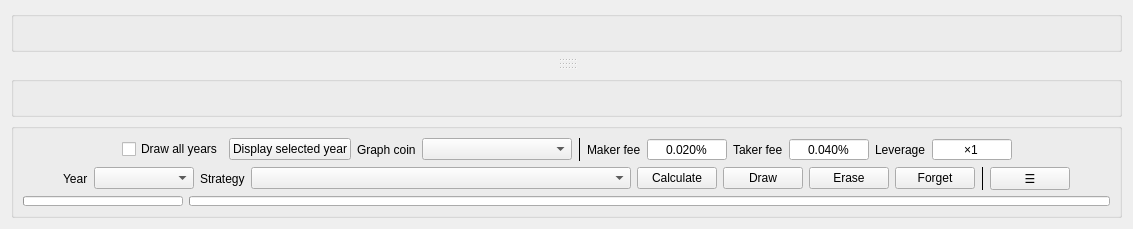
      <widget class="QWidget" name="tab_13">
       <attribute name="title">
        <string>Simulate</string>
       </attribute>
       <layout class="QVBoxLayout" name="verticalLayout_10">
        <item>
         <widget class="QGroupBox" name="groupBox_4">
          <layout class="QHBoxLayout" name="horizontalLayout_10">
           <item>
            <widget class="QLabel" name="label_13">
             <property name="alignment">
              <set>Qt::AlignCenter</set>
             </property>
            </widget>
           </item>
          </layout>
         </widget>
        </item>
        <item>
         <widget class="QSplitter" name="splitter_2">
          <property name="orientation">
           <enum>Qt::Vertical</enum>
          </property>
          <widget class="QWidget" name="horizontalLayoutWidget_7">
           <layout class="QHBoxLayout" name="horizontalLayout"/>
          </widget>
          <widget class="QWidget" name="horizontalLayoutWidget_2">
           <layout class="QHBoxLayout" name="horizontalLayout_19"/>
          </widget>
          <widget class="QWidget" name="horizontalLayoutWidget_6">
           <layout class="QHBoxLayout" name="horizontalLayout_31"/>
          </widget>
          <widget class="QWidget" name="horizontalLayoutWidget_4">
           <layout class="QHBoxLayout" name="horizontalLayout_30"/>
          </widget>
         </widget>
        </item>
        <item>
         <widget class="QGroupBox" name="groupBox_5">
          <layout class="QHBoxLayout" name="horizontalLayout_11">
           <item>
            <widget class="QLabel" name="label_19">
             <property name="alignment">
              <set>Qt::AlignCenter</set>
             </property>
            </widget>
           </item>
          </layout>
         </widget>
        </item>
        <item>
         <widget class="QGroupBox" name="groupBox_3">
          <property name="enabled">
           <bool>true</bool>
          </property>
          <layout class="QVBoxLayout" name="verticalLayout_6">
           <item>
            <layout class="QHBoxLayout" name="horizontalLayout_23">
             <item>
              <spacer name="horizontalSpacer_21">
               <property name="orientation">
                <enum>Qt::Horizontal</enum>
               </property>
               <property name="sizeHint" stdset="0">
                <size>
                 <width>40</width>
                 <height>20</height>
                </size>
               </property>
              </spacer>
             </item>
             <item>
              <widget class="QCheckBox" name="checkBox_3">
               <property name="text">
                <string>Draw all years</string>
               </property>
              </widget>
             </item>
             <item>
              <widget class="QPushButton" name="pushButton_15">
               <property name="text">
                <string>Display selected year</string>
               </property>
              </widget>
             </item>
             <item>
              <widget class="QLabel" name="label_10">
               <property name="text">
                <string>Graph coin</string>
               </property>
              </widget>
             </item>
             <item>
              <widget class="QComboBox" name="comboBox_6">
               <property name="minimumSize">
                <size>
                 <width>150</width>
                 <height>0</height>
                </size>
               </property>
               <property name="maximumSize">
                <size>
                 <width>150</width>
                 <height>16777215</height>
                </size>
               </property>
              </widget>
             </item>
             <item>
              <widget class="VerticalDivider" name="frame_2">
               <property name="frameShape">
                <enum>QFrame::VLine</enum>
               </property>
              </widget>
             </item>
             <item>
              <widget class="QLabel" name="label_20">
               <property name="text">
                <string>Maker fee</string>
               </property>
              </widget>
             </item>
             <item>
              <widget class="QDoubleSpinBox" name="doubleSpinBox_2">
               <property name="minimumSize">
                <size>
                 <width>80</width>
                 <height>0</height>
                </size>
               </property>
               <property name="maximumSize">
                <size>
                 <width>80</width>
                 <height>16777215</height>
                </size>
               </property>
               <property name="alignment">
                <set>Qt::AlignCenter</set>
               </property>
               <property name="buttonSymbols">
                <enum>QAbstractSpinBox::NoButtons</enum>
               </property>
               <property name="correctionMode">
                <enum>QAbstractSpinBox::CorrectToNearestValue</enum>
               </property>
               <property name="suffix">
                <string>%</string>
               </property>
               <property name="decimals">
                <number>3</number>
               </property>
               <property name="maximum">
                <double>1.000000000000000</double>
               </property>
               <property name="singleStep">
                <double>0.001000000000000</double>
               </property>
               <property name="value">
                <double>0.020000000000000</double>
               </property>
              </widget>
             </item>
             <item>
              <widget class="QLabel" name="label_4">
               <property name="text">
                <string>Taker fee</string>
               </property>
              </widget>
             </item>
             <item>
              <widget class="QDoubleSpinBox" name="doubleSpinBox">
               <property name="minimumSize">
                <size>
                 <width>80</width>
                 <height>0</height>
                </size>
               </property>
               <property name="maximumSize">
                <size>
                 <width>80</width>
                 <height>16777215</height>
                </size>
               </property>
               <property name="alignment">
                <set>Qt::AlignCenter</set>
               </property>
               <property name="buttonSymbols">
                <enum>QAbstractSpinBox::NoButtons</enum>
               </property>
               <property name="correctionMode">
                <enum>QAbstractSpinBox::CorrectToNearestValue</enum>
               </property>
               <property name="suffix">
                <string>%</string>
               </property>
               <property name="decimals">
                <number>3</number>
               </property>
               <property name="maximum">
                <double>1.000000000000000</double>
               </property>
               <property name="singleStep">
                <double>0.001000000000000</double>
               </property>
               <property name="value">
                <double>0.040000000000000</double>
               </property>
              </widget>
             </item>
             <item>
              <widget class="QLabel" name="label_17">
               <property name="text">
                <string>Leverage</string>
               </property>
              </widget>
             </item>
             <item>
              <widget class="QSpinBox" name="spinBox_2">
               <property name="minimumSize">
                <size>
                 <width>80</width>
                 <height>0</height>
                </size>
               </property>
               <property name="maximumSize">
                <size>
                 <width>80</width>
                 <height>16777215</height>
                </size>
               </property>
               <property name="alignment">
                <set>Qt::AlignCenter</set>
               </property>
               <property name="buttonSymbols">
                <enum>QAbstractSpinBox::NoButtons</enum>
               </property>
               <property name="correctionMode">
                <enum>QAbstractSpinBox::CorrectToNearestValue</enum>
               </property>
               <property name="prefix">
                <string>×</string>
               </property>
               <property name="minimum">
                <number>1</number>
               </property>
               <property name="maximum">
                <number>100</number>
               </property>
              </widget>
             </item>
             <item>
              <spacer name="horizontalSpacer_22">
               <property name="orientation">
                <enum>Qt::Horizontal</enum>
               </property>
               <property name="sizeHint" stdset="0">
                <size>
                 <width>40</width>
                 <height>20</height>
                </size>
               </property>
              </spacer>
             </item>
            </layout>
           </item>
           <item>
            <layout class="QHBoxLayout" name="horizontalLayout_9">
             <item>
              <spacer name="horizontalSpacer_13">
               <property name="orientation">
                <enum>Qt::Horizontal</enum>
               </property>
               <property name="sizeHint" stdset="0">
                <size>
                 <width>40</width>
                 <height>20</height>
                </size>
               </property>
              </spacer>
             </item>
             <item>
              <widget class="QLabel" name="label_23">
               <property name="text">
                <string>Year</string>
               </property>
              </widget>
             </item>
             <item>
              <widget class="QComboBox" name="comboBox_5">
               <property name="minimumSize">
                <size>
                 <width>100</width>
                 <height>0</height>
                </size>
               </property>
               <property name="maximumSize">
                <size>
                 <width>100</width>
                 <height>16777215</height>
                </size>
               </property>
              </widget>
             </item>
             <item>
              <widget class="QLabel" name="label_22">
               <property name="text">
                <string>Strategy</string>
               </property>
              </widget>
             </item>
             <item>
              <widget class="QComboBox" name="comboBox">
               <property name="minimumSize">
                <size>
                 <width>380</width>
                 <height>0</height>
                </size>
               </property>
               <property name="maximumSize">
                <size>
                 <width>380</width>
                 <height>16777215</height>
                </size>
               </property>
               <property name="currentIndex">
                <number>-1</number>
               </property>
              </widget>
             </item>
             <item>
              <widget class="QPushButton" name="pushButton_3">
               <property name="sizePolicy">
                <sizepolicy hsizetype="Fixed" vsizetype="Fixed">
                 <horstretch>0</horstretch>
                 <verstretch>0</verstretch>
                </sizepolicy>
               </property>
               <property name="text">
                <string>Calculate</string>
               </property>
              </widget>
             </item>
             <item>
              <widget class="QPushButton" name="pushButton_17">
               <property name="text">
                <string>Draw</string>
               </property>
              </widget>
             </item>
             <item>
              <widget class="QPushButton" name="pushButton_4">
               <property name="sizePolicy">
                <sizepolicy hsizetype="Fixed" vsizetype="Fixed">
                 <horstretch>0</horstretch>
                 <verstretch>0</verstretch>
                </sizepolicy>
               </property>
               <property name="text">
                <string>Erase</string>
               </property>
              </widget>
             </item>
             <item>
              <widget class="QPushButton" name="pushButton_16">
               <property name="text">
                <string>Forget</string>
               </property>
              </widget>
             </item>
             <item>
              <widget class="VerticalDivider" name="frame_5">
               <property name="frameShape">
                <enum>QFrame::VLine</enum>
               </property>
              </widget>
             </item>
             <item>
              <widget class="QPushButton" name="pushButton_11">
               <property name="sizePolicy">
                <sizepolicy hsizetype="Fixed" vsizetype="Fixed">
                 <horstretch>0</horstretch>
                 <verstretch>0</verstretch>
                </sizepolicy>
               </property>
               <property name="text">
                <string>☰</string>
               </property>
              </widget>
             </item>
             <item>
              <spacer name="horizontalSpacer_14">
               <property name="orientation">
                <enum>Qt::Horizontal</enum>
               </property>
               <property name="sizeHint" stdset="0">
                <size>
                 <width>40</width>
                 <height>20</height>
                </size>
               </property>
              </spacer>
             </item>
            </layout>
           </item>
           <item>
            <layout class="QHBoxLayout" name="horizontalLayout_8">
             <item>
              <widget class="QProgressBar" name="progressBar_4">
               <property name="minimumSize">
                <size>
                 <width>160</width>
                 <height>0</height>
                </size>
               </property>
               <property name="maximumSize">
                <size>
                 <width>160</width>
                 <height>16777215</height>
                </size>
               </property>
               <property name="font">
                <font>
                 <pointsize>1</pointsize>
                </font>
               </property>
               <property name="maximum">
                <number>1000</number>
               </property>
               <property name="textVisible">
                <bool>false</bool>
               </property>
              </widget>
             </item>
             <item>
              <widget class="QProgressBar" name="progressBar">
               <property name="font">
                <font>
                 <pointsize>1</pointsize>
                </font>
               </property>
               <property name="maximum">
                <number>1000</number>
               </property>
               <property name="textVisible">
                <bool>false</bool>
               </property>
              </widget>
             </item>
            </layout>
           </item>
          </layout>
         </widget>
        </item>
       </layout>
      </widget>
